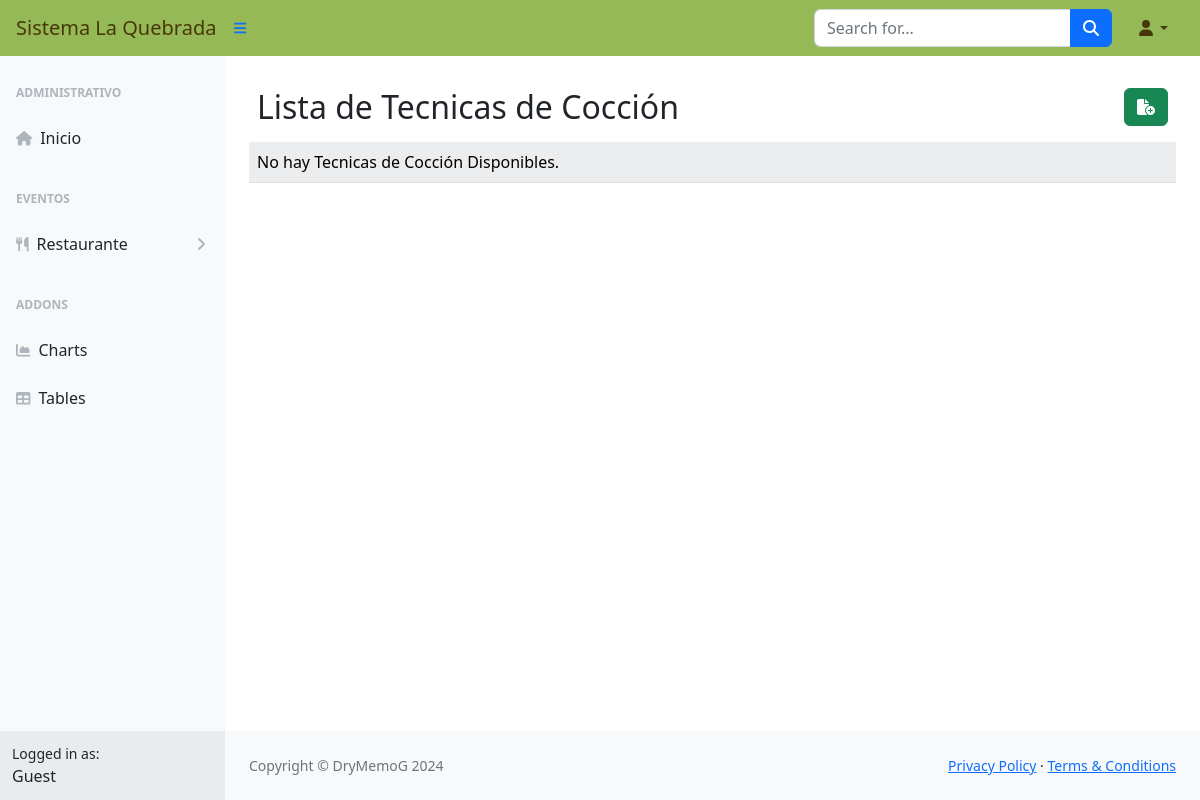
The app's page /gper/tecnicacoccion/, older data.
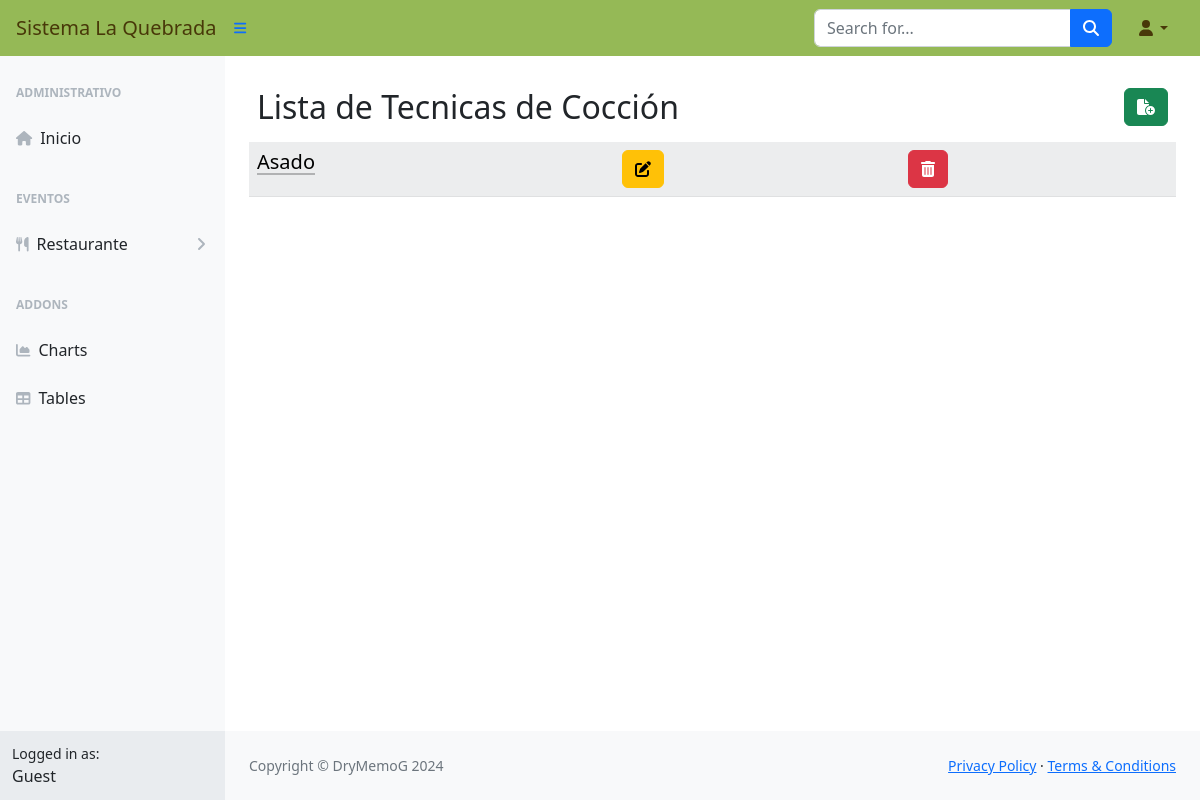
The same page, newer data.
### gper/models.py (models this page shows, shortened)
class TecnicaCoccion(models.Model):
    idTecnicaCoccion = models.AutoField(primary_key=True)
    nombre = models.CharField(max_length=255)
    descripcion = models.TextField(blank=True, null=True)

### gper/views.py (the view)
# urls.py: path('tecnicacoccion/', views.TecnicaCoccionListView.as_view(), name="TecnicaCoccionList"),
class TecnicaCoccionListView(ListView):
    model = TecnicaCoccion
    template_name = 'TecnicaCoccion/TecnicasCoccion.html'

### gper/templates/TecnicaCoccion/TecnicasCoccion.html (shortened to what this page needs)
{% extends 'base_generic.html' %}
{% block content %}
<div class="container-sm">
    <br>
    <div class="d-flex p-2">
        <div class="d-flex justify-content-start flex-grow-1">
            <h2>Lista de Tecnicas de Cocción</h2>
        </div>
        <div class="d-flex justify-content-end">
            <a href="{% url 'TecnicaCoccionNew' %}"><button type="button" class="btn btn-success"><i class="fas fa-file-circle-plus"></i></button> </a>
        </div>
    </div>
    <div class="table-responsive-sm">
        <table class="table table-light table-striped table-hover">
            {% for unidad in object_list %}
            <tr>
                <td><a class="link-body-emphasis link-offset-2 link-underline-opacity-25 link-underline-opacity-75-hover" href="#" data-bs-toggle="modal" data-bs-target="#miModal" data-url="{% url 'TecnicaCoccionDetail' unidad.idTecnicaCoccion %}"><h5>{{ unidad.nombre }}</h5> </a> </td>
                <td><a href="{% url 'TecnicaCoccionEdit' unidad.idTecnicaCoccion %}"><button type="button" class="btn btn-warning"><i class="fas fa-pen-to-square"></i></button></a></td>
                <td><a href="{% url 'TecnicaCoccionDelete' unidad.idTecnicaCoccion %}"><button type="button" class="btn btn-danger"><i class="fas fa-trash-can"></i></button></a></td>
            </tr>
            {% empty %}
            <tr>
                <td>No hay Tecnicas de Cocción Disponibles.</td>
            </tr>
            {% endfor %}
        </table>
    </div>
</div>
{% endblock %}

Row changes from the older to the newer data that the page shows:
added TecnicaCoccion: nombre "Asado"
Text that changed along with them:
text no longer shown: "No hay Tecnicas de Cocción Disponibles."
